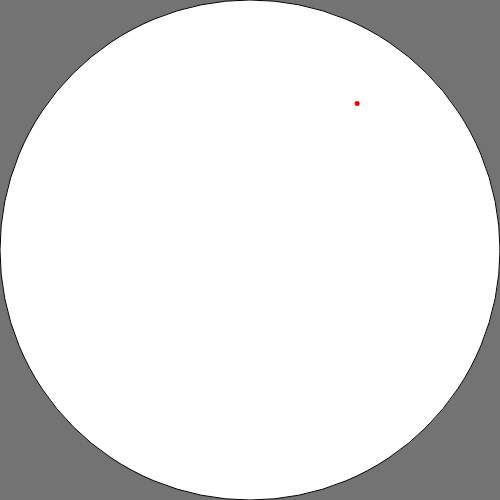
Frame 1 (no input)
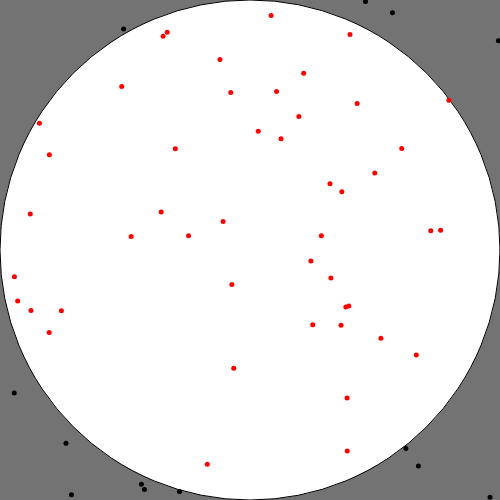
Frame 60 (no input)
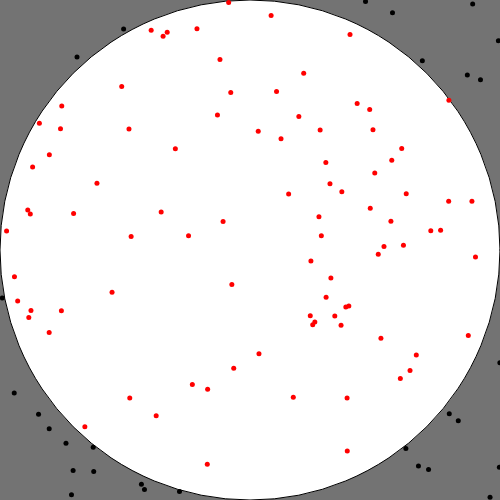
Frame 120 (the mouse pressed at the canvas centre since frame 60)

The p5.js sketch that drew these frames (run headless with seeded random() and noise() and a simulated clock; from frame 60 on, the mouse is pressed at the canvas centre):

// p5.js sketch
// ── sketch.js
var insideDots = 0
var allDots = 0
var area = 0
var pElement

function setup() {
    createCanvas(500, 500)
    background(115)
    rectMode(RADIUS)
    ellipse(width / 2, height / 2, width, height)

    pElement = createP("dots inside = " + insideDots + "<br>sum of all dots = " + allDots + "<br>area inside circle = " + area/PI + " * pi")
    createA("../index.html", "go back")
}

function draw() {
    var x = random(width)
    var y = random(height)
    strokeWeight(5)
    if ((x - width / 2) * (x - width / 2) + (y - height / 2) * (y - height / 2) < (width/2 * width/2)) {
        stroke(255, 0, 0)
        insideDots++
    } else {
        stroke(0)
    }
    point(x, y)
    allDots++
    area = insideDots / allDots
    pElement.html("dots inside = " + insideDots + "<br>sum of all dots = " + allDots + "<br>area inside circle = " + (area/(PI/4)).toFixed(4) + " * pi")
}
